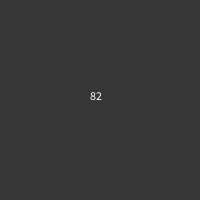
Frame 1 (no input)
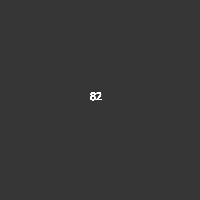
Frame 60 (the mouse pressed at the canvas centre just before this capture)
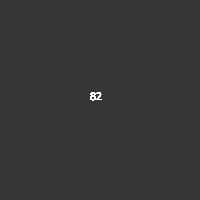
Frame 120 (the mouse held since frame 60 and released just before this capture)

The Processing sketch that drew these frames (run headless with seeded random() and noise(); from frame 60 on, the mouse is pressed at the canvas centre):

// Processing sketch: processing_75616
// ── processing_75616.pde

int nElements = 100;
int myArray[];

void setup() {
  myArray = new int[nElements];
  size (200, 200);
  for (int i=0; i < nElements; i++) {
    int randomInt = (int)random(100);
    myArray[i] = randomInt;
    background (randomInt);
  }
}

void draw() {
  for (int i=0; i<nElements; i++) {
    int insideMailboxNumber = myArray[i];
    if (insideMailboxNumber >= 96) {
      text(i, 90, 100);
      break;
    }
  }
}
void mouseClicked() {
    for (int i=0; i < nElements; i++) {
    int randomInt = (int)random(100);
    myArray[i] = randomInt;
    background (randomInt);
  }
}
